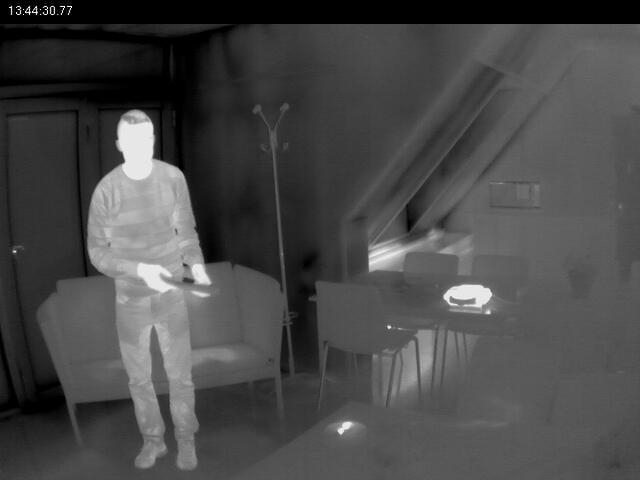
#> input picture dataset/04353.jpg, 640 x 480 px
$ python demo_posture.py dataset/04353.jpg
#> lines starting #> are read from the running program, lines starting #| are printed output that depends on the picture; after the words box and inside, x2 and y2 are one past the last pixel; in counts of white or black regions, pixels touching at a corner belong together; long printed decimals are rounded
### pipeline.py
import cv2
import numpy as np
import matplotlib.pyplot as plt

import morphological_engine
from intensity_engine import clip_intensity, log_transform, equalize_histogram, apply_mask
from spatial_engine import gaussian_smooth
from segmentation_engine import otsu_thresholding, cca, hysteresis_thresholding

from spatial_engine import gaussian_smooth, median_filter, laplacian_sharpening
from morphological_engine import open, close, size_filter
from feature_extraction import extract_features, classify_posture

def pipeline(img_path, params=None):
    original_img = cv2.imread(img_path, cv2.IMREAD_GRAYSCALE)

    if original_img is None:
        raise FileNotFoundError(f"Could not load image at '{img_path}'. Ensure the file exists.")

    params = params or {}
    clip_min = int(params.get("clip_min", 110))
    clip_max = int(params.get("clip_max", 255))
    gaussian_ksize = int(params.get("gaussian_ksize", 5))
    median_ksize = int(params.get("median_ksize", 5))
    hyst_low = float(params.get("hyst_low", 0.9))
    hyst_high = float(params.get("hyst_high", 0.95))
    threshold_method = params.get("threshold_method", "hysteresis")
    open_ksize = (int(params.get("open_ksize_y", 7)), int(params.get("open_ksize_x", 3)))
    close_ksize = (int(params.get("close_ksize_y", 7)), int(params.get("close_ksize_x", 3)))
    size_min = int(params.get("size_min", 5000))
    size_max = int(params.get("size_max", 40000))

    print(f"Loaded  : {img_path}")
    print(f"Shape   : {original_img.shape} | dtype: {original_img.dtype}")
    print(f"Range   : min={original_img.min()}, max={original_img.max()}")

    clipped_img = clip_intensity(original_img, clip_min, clip_max)

    log_img = log_transform(clipped_img)

    equalized_img = equalize_histogram(log_img)

    assert equalized_img.dtype == np.uint8, "Output dtype is not uint8!"
    assert 0 <= equalized_img.min() and equalized_img.max() <= 255, "Pixel values out of [0,255]!"
    print("\n✓ Pipeline complete — all outputs correctly bounded within [0, 255].")

    if gaussian_ksize % 2 == 0:
        gaussian_ksize += 1
    if median_ksize % 2 == 0:
        median_ksize += 1

    smoothed_img = gaussian_smooth(equalized_img, kernel_size=(gaussian_ksize, gaussian_ksize))

    median_img = median_filter(smoothed_img, kernel_size=median_ksize)

    sharpened_img = laplacian_sharpening(median_img)

    if threshold_method == "otsu":
        thresholded_img = otsu_thresholding(sharpened_img)
    else:
        thresholded_img = hysteresis_thresholding(sharpened_img, low=hyst_low, high=hyst_high)

    kernel_open = np.ones(open_ksize, np.uint8)
    opened_img = open(thresholded_img, kernel_open)

    kernel_close = np.ones(close_ksize, np.uint8)
    closed_img = close(opened_img, kernel_close)

    stats, labels, num_labels, centroids = cca(closed_img)

    final_img, valid_humans = size_filter(closed_img, stats, (size_min, size_max), labels, num_labels, centroids)

    result = apply_mask(original_img, final_img)

    features = [extract_features(human) for human in valid_humans]
    postures = [classify_posture(feat) for feat in features]

    return result, valid_humans, features, postures

### intensity_engine.py
import cv2
import numpy as np

def clip_intensity(image: np.ndarray, min_val: int, max_val: int) -> np.ndarray:
    """
    Zeros out background pixels while preserving the exact original intensities
    of pixels within [min_val, max_val]. Designed to isolate human heat
    signatures in 8-bit thermal images.

    Args:
        image (np.ndarray): 8-bit single-channel grayscale image.
        min_val (int): Minimum intensity threshold (inclusive).
        max_val (int): Maximum intensity threshold (inclusive).

    Returns:
        np.ndarray: Masked image with background pixels set to 0, uint8.
    """
    # Vectorised mask: keep original values inside the range, zero everything else
    return np.where(
        (image >= min_val) & (image <= max_val),
        image,
        0
    ).astype(np.uint8)

def log_transform(image: np.ndarray) -> np.ndarray:
    """
    Applies logarithmic transformation to stretch contrast.
    Formula: s = c * log(1 + r), where c = 255 / log(1 + max_pixel).
    Scales the output to the full 8-bit range.

    Args:
        image (np.ndarray): 8-bit single-channel grayscale image.

    Returns:
        np.ndarray: Log-transformed image in uint8 format.
    """
    # Cast to float32 first to avoid uint8 overflow / silent truncation
    img_float = image.astype(np.float32)

    # Guard against all-zero input (e.g., fully masked background)
    if np.max(img_float) == 0:
        return image

    # Scaling constant maps the maximum log value exactly to 255
    c = 255.0 / np.log(1.0 + np.max(img_float))

    # Apply formula and clip to [0, 255] to handle any floating-point overshoot
    log_img = c * np.log(1.0 + img_float)
    return np.clip(log_img, 0, 255).astype(np.uint8)

def equalize_histogram(image: np.ndarray) -> np.ndarray:
    """
    Applies standard histogram equalization using OpenCV.

    Args:
        image (np.ndarray): 8-bit single-channel grayscale image.

    Returns:
        np.ndarray: Histogram equalized image.
    """
    return cv2.equalizeHist(image)


def apply_mask(img:np.ndarray, mask: np.ndarray) -> np.ndarray:
    """
    Applies a binary mask to the original image, preserving pixel values where mask is 255.

    Args:
        img (np.ndarray): Original grayscale image (uint8).
        mask (np.ndarray): Binary mask image (uint8), where 255 indicates pixels to keep.

    Returns:
        np.ndarray: Masked image, same shape and dtype as input img.
    """
    return cv2.bitwise_and(img, img, mask=mask)

### spatial_engine.py
import cv2
import numpy as np

def gaussian_smooth(image: np.ndarray, kernel_size: tuple[int, int] = (5, 5), sigma_x: float = 0.0) -> np.ndarray:
    """
    Applies Gaussian smoothing to suppress sensor noise while attempting to preserve blob edges.

    Args:
        image (np.ndarray): 8-bit single-channel grayscale image.
        kernel_size (tuple[int, int]): Size of the Gaussian kernel. Both dimensions must be positive and odd.
        sigma_x (float): Gaussian kernel standard deviation in X direction. If 0, it's calculated from kernel size.

    Returns:
        np.ndarray: Smoothed image in uint8 format.
    """
    return cv2.GaussianBlur(image, kernel_size, sigmaX=sigma_x)

def median_filter(image: np.ndarray, kernel_size: int = 5) -> np.ndarray:
    """
    Applies a non-linear median filter to remove salt-and-pepper noise.

    Args:
        image (np.ndarray): 8-bit single-channel grayscale image.
        kernel_size (int): Size of the aperture. Must be odd and greater than 1 (e.g., 3, 5, 7).

    Returns:
        np.ndarray: Median filtered image in uint8 format.
    """
    return cv2.medianBlur(image, kernel_size)

def laplacian_sharpening(image: np.ndarray) -> np.ndarray:
    """
    Enhances human blob boundaries post-smoothing using a Laplacian-based sharpening filter.

    Args:
        image (np.ndarray): 8-bit single-channel grayscale image.

    Returns:
        np.ndarray: Sharpened image in uint8 format.
    """
    # A standard sharpening kernel based on the Laplacian operator.
    # The center weight is 5 and 4-neighbors are -1.
    # This applies: Original Image - Laplacian = Sharpened Image
    kernel = np.array([
        [ 0, -1,  0],
        [-1,  5, -1],
        [ 0, -1,  0]
    ], dtype=np.float32)

    # filter2D with depth -1 ensures the output has the same depth as the source.
    # OpenCV automatically handles value saturation (clipping to 0-255) for uint8 types.
    return cv2.filter2D(image, -1, kernel)

### segmentation_engine.py
import cv2
import numpy as np
from skimage.filters import apply_hysteresis_threshold

def otsu_thresholding(img):
    optimal_threshold_value, resultant_img = cv2.threshold(img, 0, 255, cv2.THRESH_BINARY+cv2.THRESH_OTSU)
    return resultant_img

def adaptive_thresholding(img):
    return cv2.adaptiveThreshold(img, 255, cv2.ADAPTIVE_THRESH_GAUSSIAN_C, cv2.THRESH_BINARY, 11, 2)

def cca(img):
    num_labels, labels, stats, centroids = cv2.connectedComponentsWithStats(img, connectivity=8)
    return stats, labels, num_labels, centroids

def hysteresis_thresholding(img, low: float = 0.9, high: float = 0.95):
    return apply_hysteresis_threshold(img, low, high).astype(np.uint8)

### morphological_engine.py
import cv2
import numpy as np

def open(img, kernel):
    return cv2.morphologyEx(img, cv2.MORPH_OPEN, kernel)

def close(img, kernel):
    return cv2.morphologyEx(img, cv2.MORPH_CLOSE, kernel)

def size_filter(img, stats, pRange, labels, num_labels, centroids=None):
    # Initialize an empty black image
    human_img = np.zeros_like(img)
    valid_people = []

    # Start loop at 1 to skip the background (index 0)
    for i in range(1, num_labels):
        area = stats[i, cv2.CC_STAT_AREA]

        # Check if the component falls within the allowed size range
        if pRange[0] <= area <= pRange[1]:
            x = stats[i, cv2.CC_STAT_LEFT]
            y = stats[i, cv2.CC_STAT_TOP]
            w = stats[i, cv2.CC_STAT_WIDTH]
            h = stats[i, cv2.CC_STAT_HEIGHT]

            component_mask = (labels == i).astype(np.uint8) * 255
            bbox_mask = component_mask[y:y + h, x:x + w]

            valid_people.append({
                'bbox': [x, y, w, h],
                'area': area,
                'mask': bbox_mask,
                'label_idx': i,
                'center': tuple(centroids[i]) if centroids is not None else None
            })

            # Use the index 'i' to pull ONLY this component from the labels map
            human_img[labels == i] = 255
        else:
            print(f"Discarding blob {i}: area = {area} is outside range {pRange[0]}-{pRange[1]}")

    return human_img, valid_people

### feature_extraction.py
import numpy as np

def extract_features(human):
    """Extract geometric features from a single human silhouette"""
    x, y, w, h = human['bbox']
    mask = human['mask']
    area = human['area']

    # Feature 1: Aspect ratio
    aspect_ratio = h / w if w > 0 else 0

    # Feature 2: Fill ratio
    bbox_area = w * h
    fill_ratio = area / bbox_area if bbox_area > 0 else 0

    # Feature 3: Upper/lower mass ratio (for bending detection)
    mid_y = y + h // 2
    upper_mask = mask[0:h//2, :]  # Top half of bounding box
    lower_mask = mask[h//2:, :]   # Bottom half
    upper_mass = np.count_nonzero(upper_mask)
    lower_mass = np.count_nonzero(lower_mask)
    upper_lower_ratio = upper_mass / lower_mass if lower_mass > 0 else 0

    return {
        'aspect_ratio': aspect_ratio,
        'fill_ratio': fill_ratio,
        'upper_lower_ratio': upper_lower_ratio
    }

def classify_posture(features):
    """Rules-based posture classification using thresholds you find"""
    ar = features['aspect_ratio']
    fr = features['fill_ratio']
    ulr = features['upper_lower_ratio']

    # LYING: wide and fills box
    if ar < 1.0 and fr > 0.7:
        return "lying"

    # BENDING: more mass in upper half with compact aspect ratio
    if ulr > 1.6 and fr > 0.4 and ar < 2.0:
        return "bending"

    # TALL SITTING: tall but high fill and upper mass
    if ar > 2.0 and fr >= 0.5 and ulr > 1.1:
        return "sitting"

    # STANDING: clearly tall, or tall with low fill
    if ar > 2.3 or (ar > 2.0 and fr < 0.5):
        return "standing"

    # SITTING: everything else in the middle
    return "sitting"

### demo_posture.py
import argparse

import cv2

from pipeline import pipeline


def main():
    parser = argparse.ArgumentParser(description="Run feature extraction and posture classification for one image.")
    parser.add_argument("image_path", help="Path to an input image (jpg or png).")
    parser.add_argument(
        "--save-overlay",
        default="posture_overlay.png",
        help="Output path for overlay image (default: posture_overlay.png).",
    )
    args = parser.parse_args()

    result, valid_humans, features, postures = pipeline(args.image_path)
#> in pipeline, original_img is the input picture: shape (480, 640); min 0, max 255, mean 72.8
#| Shape   : (480, 640) | dtype: uint8
#| Range   : min=0, max=255
#> in clip_intensity, `return np.where( (image >= min_val) & (image <= max_val), image, 0 ).a..`:
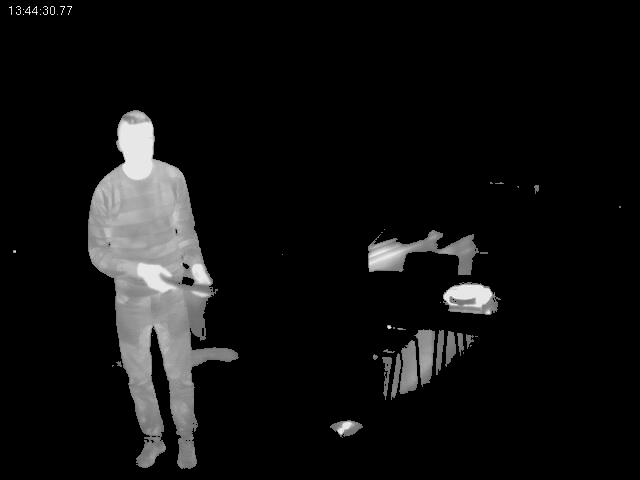
#> returned value: shape (480, 640); min 0, max 255, mean 16.6
#> in log_transform, `c = 255.0 / np.log(1.0 + np.max(img_float))`: c = 45.99
#> in log_transform, `log_img = c * np.log(1.0 + img_float)`:
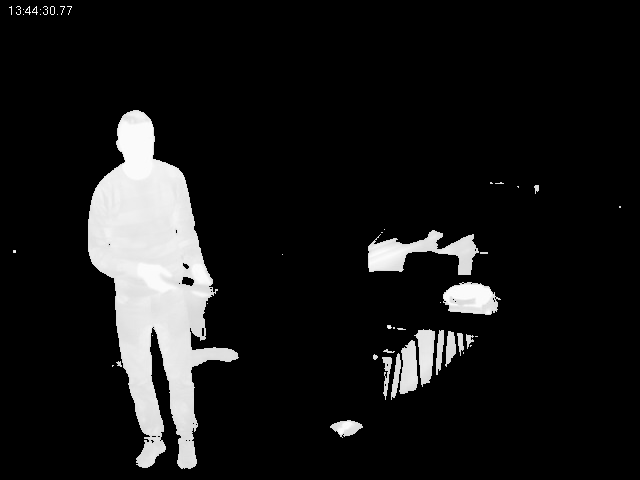
#> log_img: shape (480, 640) float32; min 0, max 255, mean 24.4
#> in hysteresis_thresholding, `return apply_hysteresis_threshold(img, low, high).astype(np.uint8)`:
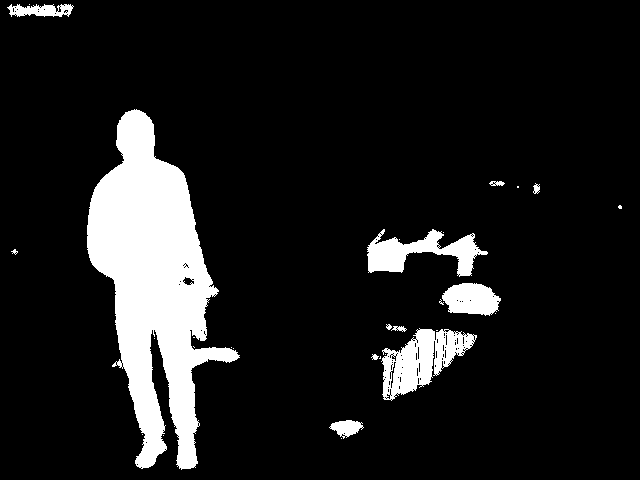
#> returned value: shape (480, 640); values 0 (black) and 1 (white), 11.3% white; 30 white regions (18 under 20 px), largest, box (x1, y1, x2, y2) and area: (87, 109, 240, 470) 25993, (381, 328, 477, 401) 3374, (367, 229, 488, 277) 2593
#> in open, `return cv2.morphologyEx(img, cv2.MORPH_OPEN, kernel)`: returned value: shape (480, 640); values 0 (black) and 1 (white), 10.7% white; 17 white regions, largest, box (x1, y1, x2, y2) and area: (87, 110, 237, 469) 25694, (391, 329, 435, 396) 1820, (368, 230, 441, 272) 1601
#> in close, `return cv2.morphologyEx(img, cv2.MORPH_CLOSE, kernel)`: returned value: shape (480, 640); values 0 (black) and 1 (white), 10.8% white; 13 white regions, largest, box (x1, y1, x2, y2) and area: (87, 110, 237, 469) 25795, (391, 329, 463, 396) 2603, (368, 230, 441, 272) 1610
#> in cca, `num_labels, labels, stats, centroids = cv2.connectedComponentsWithStat..`:
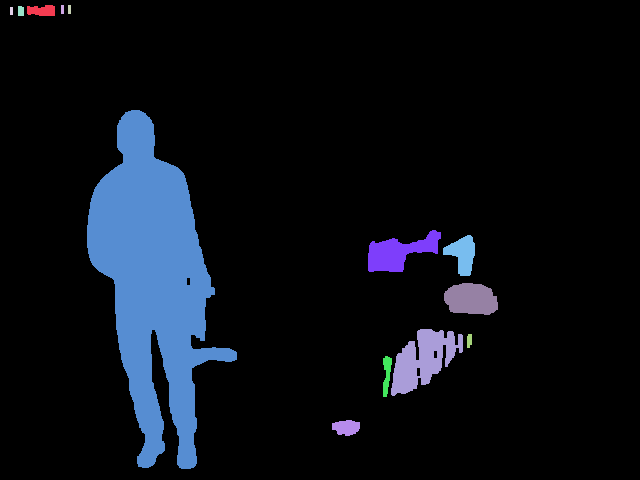
#> labels: shape (480, 640) int32; 14 distinct labels, from 0 to 13; one colour per label, 0 black
#> in cca, `num_labels, labels, stats, centroids = cv2.connectedComponentsWithStat..`: num_labels = 14; stats = 14 rows, first 6: [0, 0, 640, 480, 274004], [27, 5, 28, 11, 257], [61, 5, 3, 9, 27], [68, 5, 3, 9, 27], [10, 7, 3, 8, 24], [18, 6, 6, 10, 58]; centroids = 14 rows, first 8: [332.8, 234], [41.44, 10.28], [62, 9], [69, 9], [11, 10.5], [20.43, 10.66], [153.1, 281.3], [398.3, 252]
#> in pipeline, `stats, labels, num_labels, centroids = cca(closed_img)`: num_labels = 14
#> the loop in size_filter, `for i in range(1, num_labels):` made 13 passes
#> (area, x, y, w, h) on pass 6: (25795, 87, 110, 150, 359)
#> area on passes 1, 2, 3, 4, 5, 7: 257, 27, 27, 24, 58, 1610
#| Discarding blob 1: area = 257 is outside range 5000-40000
#| Discarding blob 2: area = 27 is outside range 5000-40000
#| Discarding blob 3: area = 27 is outside range 5000-40000
#| Discarding blob 4: area = 24 is outside range 5000-40000
#| Discarding blob 5: area = 58 is outside range 5000-40000
#| Discarding blob 7: area = 1610 is outside range 5000-40000
#| Discarding blob 8: area = 764 is outside range 5000-40000
#| Discarding blob 9: area = 1390 is outside range 5000-40000
#> (further printed lines are left out)
#> after the loop in size_filter, `for i in range(1, num_labels):`:
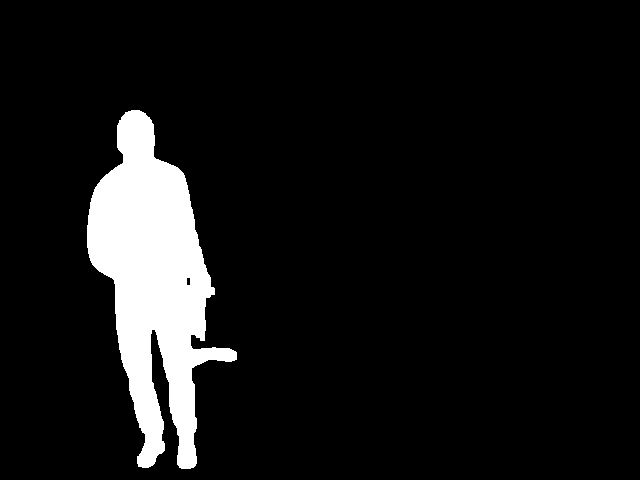
#> human_img: shape (480, 640); 8.4% white; 1 white region, box (x1, y1, x2, y2) and area: (87, 110, 237, 469) 25795
#> after the loop in size_filter, `for i in range(1, num_labels):`: valid_people = 1 item
#> in apply_mask, `return cv2.bitwise_and(img, img, mask=mask)`:
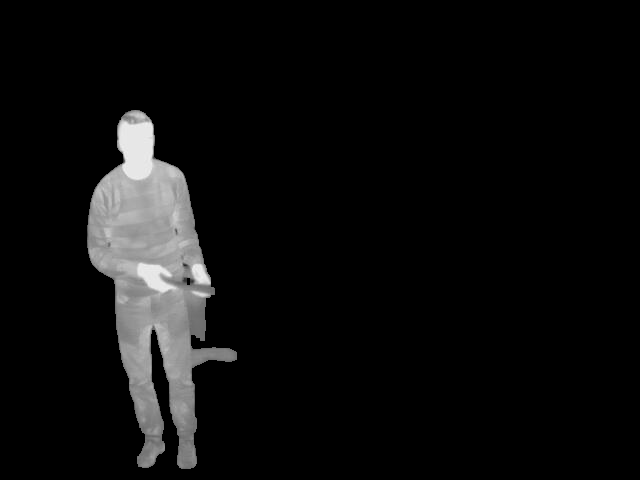
#> returned value: shape (480, 640); min 0, max 240, mean 13.4
#> in pipeline, `postures = [classify_posture(feat) for feat in features]`: postures = ['standing']
#> valid_humans = 1 item; features = 1 item; postures = ['standing']

    if not valid_humans:
        print("No valid humans detected in the image.")
        return

    for idx, (human, feat, posture) in enumerate(zip(valid_humans, features, postures), start=1):
        print(f"Human {idx}:")
        print(f"  bbox   : {human['bbox']}")
        print(f"  area   : {human['area']}")
        if human.get("center") is not None:
            print(f"  center : {human['center']}")
        print(f"  features: {feat}")
        print(f"  posture : {posture}")
#> this loop made 1 pass
#> (idx, posture) on pass 1: (1, 'standing')
#| Human 1:
#|   bbox   : [87, 110, 150, 359]
#|   area   : 25795
#|   center : (153.055, 281.282)
#|   features: {'aspect_ratio': 2.393, 'fill_ratio': 0.479, 'upper_lower_ratio': 1.257}
#|   posture : standing

    # Overlay bounding boxes and posture labels on the original image
    original_img = cv2.imread(args.image_path, cv2.IMREAD_GRAYSCALE)
    overlay = cv2.cvtColor(original_img, cv2.COLOR_GRAY2BGR)

    for idx, (human, posture) in enumerate(zip(valid_humans, postures), start=1):
        x, y, w, h = map(int, human["bbox"])
        label = f"Human{idx}: {posture}"
        cv2.rectangle(overlay, (x, y), (x + w, y + h), (0, 255, 0), 2)
        cv2.putText(
            overlay,
            label,
            (x, max(0, y - 8)),
            cv2.FONT_HERSHEY_SIMPLEX,
            0.6,
            (0, 255, 0),
            2,
            cv2.LINE_AA,
        )
#> this loop made 1 pass
#> (idx, posture, x, y, w, h, label) on pass 1: (1, 'standing', 87, 110, 150, 359, 'Human1: standing')
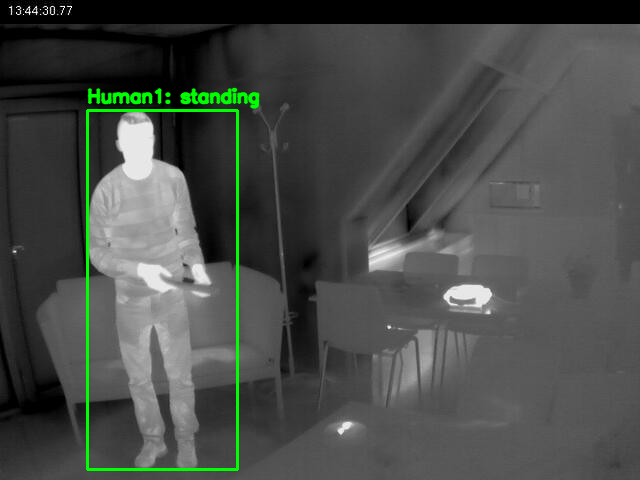
#> overlay: shape (480, 640, 3); 1.64% of pixels changed, all inside (x1, y1, x2, y2) = (86, 87, 260, 471)

    cv2.imwrite(args.save_overlay, overlay)
    print(f"Overlay saved to {args.save_overlay}")


if __name__ == "__main__":
    main()
